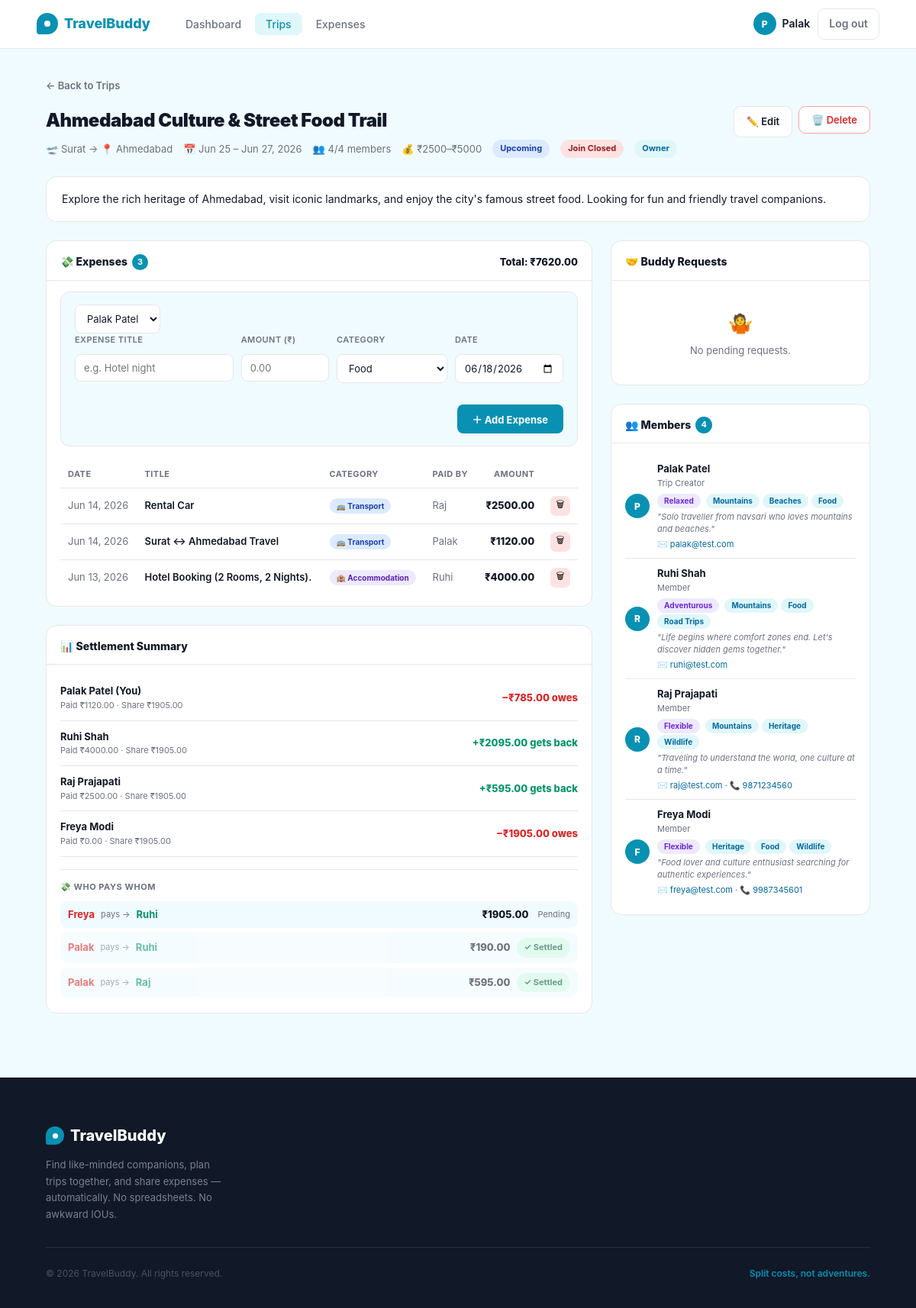
Page /trips/1 (signed in) on the earlier database version.
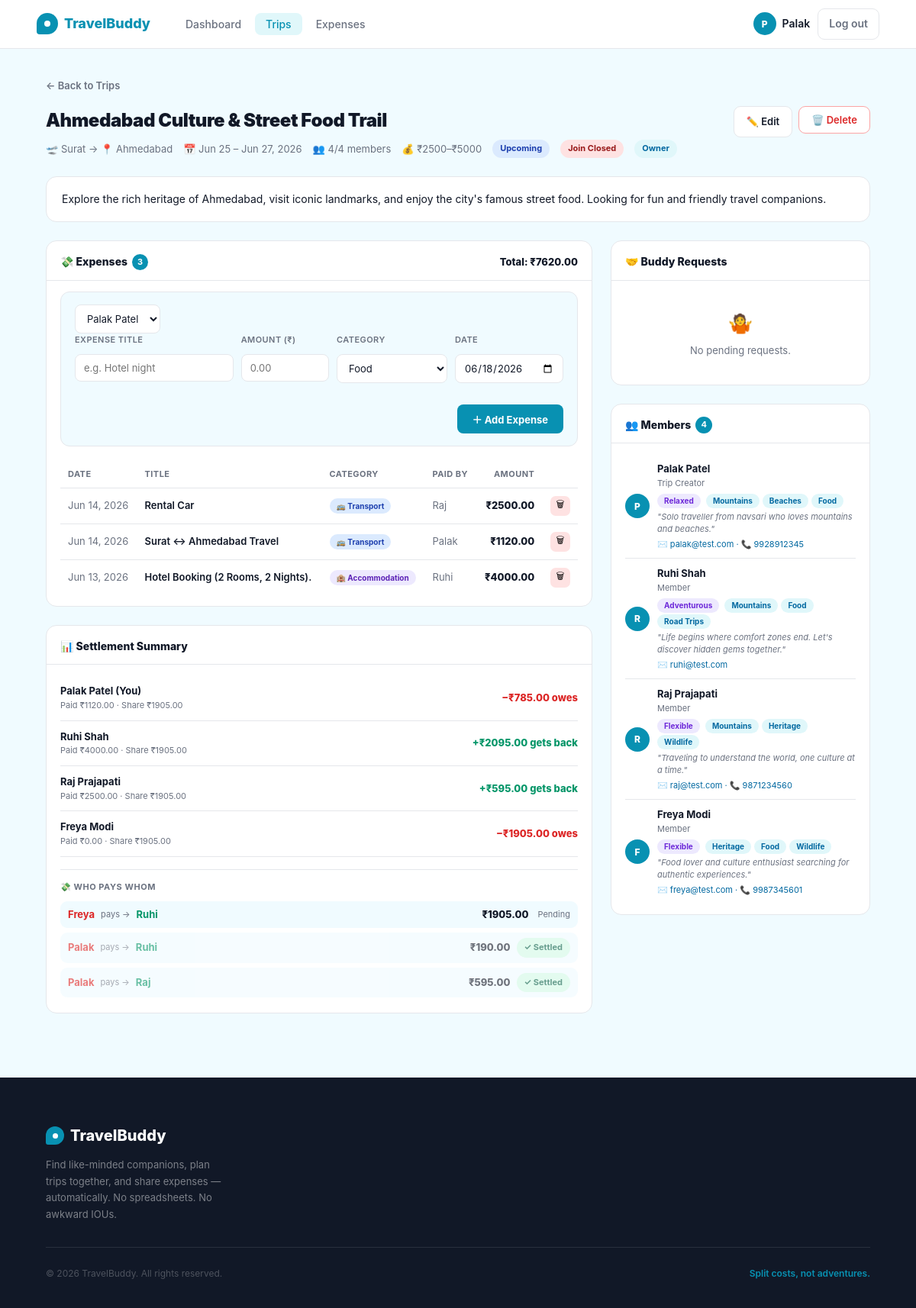
Same page on the later database version.
### app/models.py (models this page shows, shortened)
class User(db.Model, UserMixin):
    __tablename__ = 'users'
    id             = db.Column(db.Integer, primary_key=True)
    name           = db.Column(db.String(100), nullable=False)
    email          = db.Column(db.String(150), unique=True, nullable=False)
    password_hash  = db.Column(db.String(255), nullable=False)
    travel_style   = db.Column(db.String(50), default='flexible')
    bio            = db.Column(db.Text, default='')
    interests      = db.Column(db.String(255), default='')
    phone          = db.Column(db.String(20), default='')
    created_at     = db.Column(db.DateTime, default=lambda: datetime.now(timezone.utc))
    def interests_list(self):
        return [i.strip() for i in self.interests.split(',') if i.strip()] if self.interests else []
    owned_trips    = db.relationship('Trip', back_populates='owner', lazy='dynamic')
    memberships    = db.relationship('TripMember', back_populates='user', lazy='dynamic')
    expenses_paid  = db.relationship('Expense', back_populates='paid_by', lazy='dynamic')

### app/trips/routes.py (the view)
@trips.route('/trips/<int:trip_id>')
def detail(trip_id):
    if not current_user.is_authenticated:
        flash('Login to view full trip details and send a buddy request.', 'error')
        return redirect(url_for('auth.login', next=request.url))
    trip = db.get_or_404(Trip, trip_id)
    is_owner = trip.owner_id == current_user.id
    membership = TripMember.query.filter_by(trip_id=trip.id, user_id=current_user.id).first()
    is_member = is_owner or (membership is not None and membership.status == 'accepted')
    pending_requests = []
    if is_owner:
        pending_requests = TripMember.query.filter_by(trip_id=trip.id, status='pending').all()
    expense_form = None
    if is_member:
        expense_form = ExpenseForm()
        expense_form.paid_by_id.choices = [(current_user.id, current_user.name)]
        if not expense_form.expense_date.data:
            expense_form.expense_date.data = date.today()
    expenses_list = trip.expenses.order_by(Expense.date.desc(), Expense.created_at.desc()).all()
    settlement_lookup = {}
    for s in trip.settlements.all():
        settlement_lookup[(s.payer_id, s.payee_id)] = s
    return render_template('trips/detail.html',
        trip=trip,
        is_owner=is_owner,
        is_member=is_member,
        membership=membership,
        pending_requests=pending_requests,
        expense_form=expense_form,
        expenses_list=expenses_list,
        settlement=trip.settlement_summary(),
        settlements=trip.calculate_settlements(),
        settlement_lookup=settlement_lookup,
        today=date.today()
    )

### app/expenses/forms.py
class ExpenseForm(FlaskForm):
    title = StringField('Expense Title', validators=[
        DataRequired(message='Title is required.'),
        Length(min=2, max=150)
    ])
    amount = FloatField('Amount (₹)', validators=[
        DataRequired(message='Amount is required.'),
        NumberRange(min=0.01, message='Amount must be greater than 0.')
    ])
    category    = SelectField('Category', choices=EXPENSE_CATEGORIES, validators=[DataRequired()])
    expense_date = DateField('Date', default=date.today, validators=[Optional()])
    paid_by_id  = SelectField('Paid By', coerce=int, validators=[DataRequired()])
    submit      = SubmitField('Add Expense')

### app/models.py (called while the page is built)
@login_manager.user_loader
def load_user(user_id):
    return db.session.get(User, int(user_id))

    def member_count(self):
        return self.members.filter_by(status='accepted').count() + 1  # +1 for owner

    def total_spent(self):
        return round(sum(e.amount for e in self.expenses), 2)

    def your_share(self, user_id):
        mc = self.member_count()
        return round(self.total_spent() / mc, 2) if mc else 0.0

    def is_full(self):
        return self.member_count() >= self.max_members

### app/templates/trips/detail.html (shortened to what the changed rows need)
{% extends "base.html" %}
{% block content %}
<div class="trip-page">
  <div class="trip-inner">
    <div class="trip-header">
      <div>
        <h1 class="trip-title">{{ trip.title }}</h1>
      </div>
    </div>
    <div class="trip-grid">
      <div class="left-col">
        {% if is_member %}
        <div class="panel">
          <div class="panel-body">
            {% if expenses_list %}
              {% set cat_icons  = {'food':'🍜','transport':'🚌','accommodation':'🏨','activities':'🎟️','other':'💵'} %}
              {% set cat_labels = {'food':'Food','transport':'Transport','accommodation':'Accommodation','activities':'Activities','other':'Other'} %}
              <div class="expense-table-wrap">
                <table class="expense-table">
                  <thead>
                    <tr>
                      <th>Date</th>
                      <th>Title</th>
                      <th>Category</th>
                      <th>Paid By</th>
                      <th class="col-amount">Amount</th>
                      <th class="col-actions"></th>
                    </tr>
                  </thead>
                </table>
              </div>
            {% else %}
              <div class="empty-row"><span class="icon">🧾</span>No expenses recorded yet.</div>
            {% endif %}
          </div>
        </div>
        {% endif %}
        {% if is_member %}
        <div class="panel" id="settlement-summary">
          <div class="panel-body">
            {% if expenses_list %}
              {% for s in settlement %}
              <div class="settlement-item">
                <div>
                  <div class="settle-name">{{ s.user.name }}{% if s.user.id == current_user.id %} (You){% endif %}</div>
                  <div class="settle-detail">Paid ₹{{ "%.2f"|format(s.paid) }} · Share ₹{{ "%.2f"|format(s.share) }}</div>
                </div>
                {% if s.balance > 0 %}
                  <div class="settle-balance positive">+₹{{ "%.2f"|format(s.balance) }} gets back</div>
                {% elif s.balance < 0 %}
                  <div class="settle-balance negative">−₹{{ "%.2f"|format(-s.balance) }} owes</div>
                {% else %}
                  <div class="settle-balance zero">✓ Settled</div>
                {% endif %}
              </div>
              {% endfor %}
              <div class="owes-section">
                {% if settlements %}
                  {% for t in settlements %}
                  {% set s = settlement_lookup.get((t.debtor.id, t.creditor.id)) %}
                  {% set is_settled = s and s.is_settled %}
                  <div class="owes-row" style="{% if is_settled %}opacity:0.6;{% endif %}">
                    <span class="owes-debtor">{{ t.debtor.name.split()[0] }}</span>
                    <span class="owes-arrow">pays →</span>
                    <span class="owes-creditor">{{ t.creditor.name.split()[0] }}</span>
                    <span class="owes-amount">₹{{ "%.2f"|format(t.amount) }}</span>
                    {% if is_settled %}
                      <span class="badge-settled-row">✓ Settled</span>
                    {% else %}
                      <span style="font-size:11px;color:var(--text-muted);margin-left:4px;">Pending</span>
                    {% endif %}
                  </div>
                  {% endfor %}
                {% else %}
                  <div class="owes-settled">🎉 Everyone is settled up!</div>
                {% endif %}
              </div>
            {% else %}
              <div class="empty-row"><span class="icon">⚖️</span>Settlement will appear once expenses are added.</div>
            {% endif %}
          </div>
        </div>
        {% endif %}
      </div>
      <div class="right-col">
        <div class="panel">
          <div class="panel-body">
            <div class="member-item">
              <div class="member-avatar">{{ trip.owner.name[0].upper() }}</div>
              <div>
                <div class="member-name">{{ trip.owner.name }}</div>
                <div class="member-role">Trip Creator</div>
                <div class="profile-meta">
                  <span class="profile-tag-style">{{ trip.owner.travel_style|capitalize }}</span>
                  {% for interest in trip.owner.interests_list() %}<span class="profile-tag-interest">{{ interest }}</span>{% endfor %}
                </div>
                {% if trip.owner.bio %}<div class="profile-bio">"{{ trip.owner.bio }}"</div>{% endif %}
                {% if is_member %}
                  <div class="contact-line">✉️ {{ trip.owner.email }}{% if trip.owner.phone %} · 📞 {{ trip.owner.phone }}{% endif %}</div>
                {% endif %}
              </div>
            </div>
          </div>
        </div>
      </div>
    </div>
  </div>
</div>
{% endblock %}

### app/templates/base.html (shortened to what this page needs)
<!DOCTYPE html>
<html lang="en">
<head>
</head>
<body>
<nav>
  <a href="{{ url_for('main.home') }}" class="logo">
    <div class="logo-icon"></div>
    TravelBuddy
  </a>
  {% if current_user.is_authenticated %}
    <ul class="nav-links">
      <li><a href="{{ url_for('dashboard.index') }}" {% if request.endpoint == 'dashboard.index' %}class="active"{% endif %}>Dashboard</a></li>
      <li><a href="{{ url_for('trips.index') }}" {% if request.endpoint and request.endpoint.startswith('trips.') %}class="active"{% endif %}>Trips</a></li>
      <li><a href="{{ url_for('expenses.my_expenses') }}" {% if request.endpoint == 'expenses.my_expenses' %}class="active"{% endif %}>Expenses</a></li>
    </ul>
    <div class="nav-right">
      <div class="nav-user">
        <div class="nav-avatar">{{ current_user.name[0].upper() }}</div>
        <a href="{{ url_for('profile.view') }}" style="color:inherit;">{{ current_user.name.split()[0] }}</a>
      </div>
      <a href="{{ url_for('auth.logout') }}" class="btn-logout">Log out</a>
    </div>
  {% endif %}
</nav>
{% block content %}{% endblock %}
<footer>
  <div class="footer-inner">
    <div class="footer-top">
      <div class="footer-brand">
        <div class="footer-logo">
          <div class="footer-logo-icon"></div>
          TravelBuddy
        </div>
        <p>Find like-minded companions, plan trips together, and share expenses — automatically. No spreadsheets. No awkward IOUs.</p>
      </div>
    </div>
    <div class="footer-bottom">
      <p class="footer-copy">© 2026 TravelBuddy. All rights reserved.</p>
      <p class="footer-tagline-bottom">Split costs, not adventures.</p>
    </div>
  </div>
</footer>
</body>
</html>

Differences in the rows shown:
changed User "Palak": owner.phone (not shown) → "9928912345"
